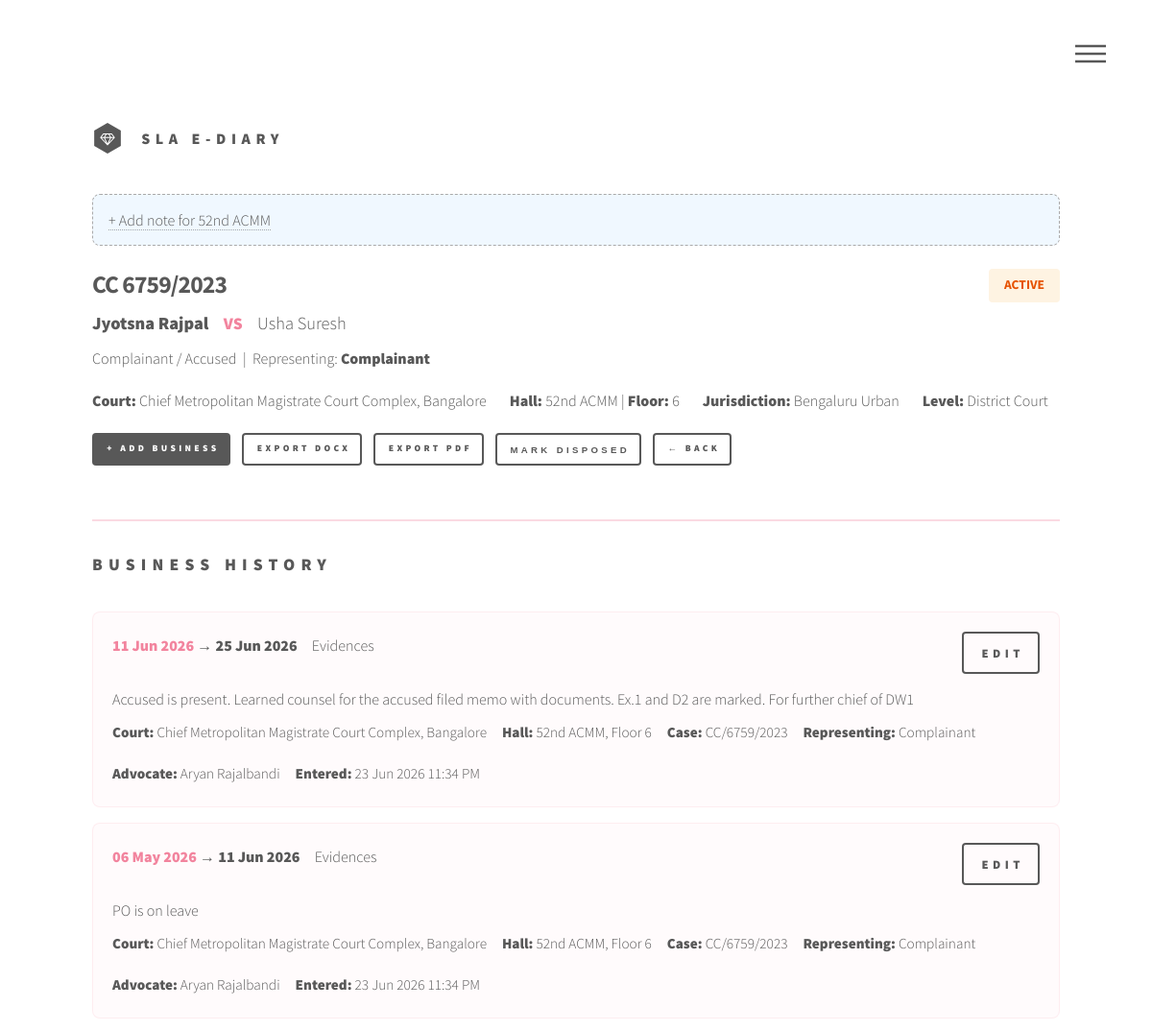
Before: /diary_entry_case/1/ (signed in, upper part) with the older database file.
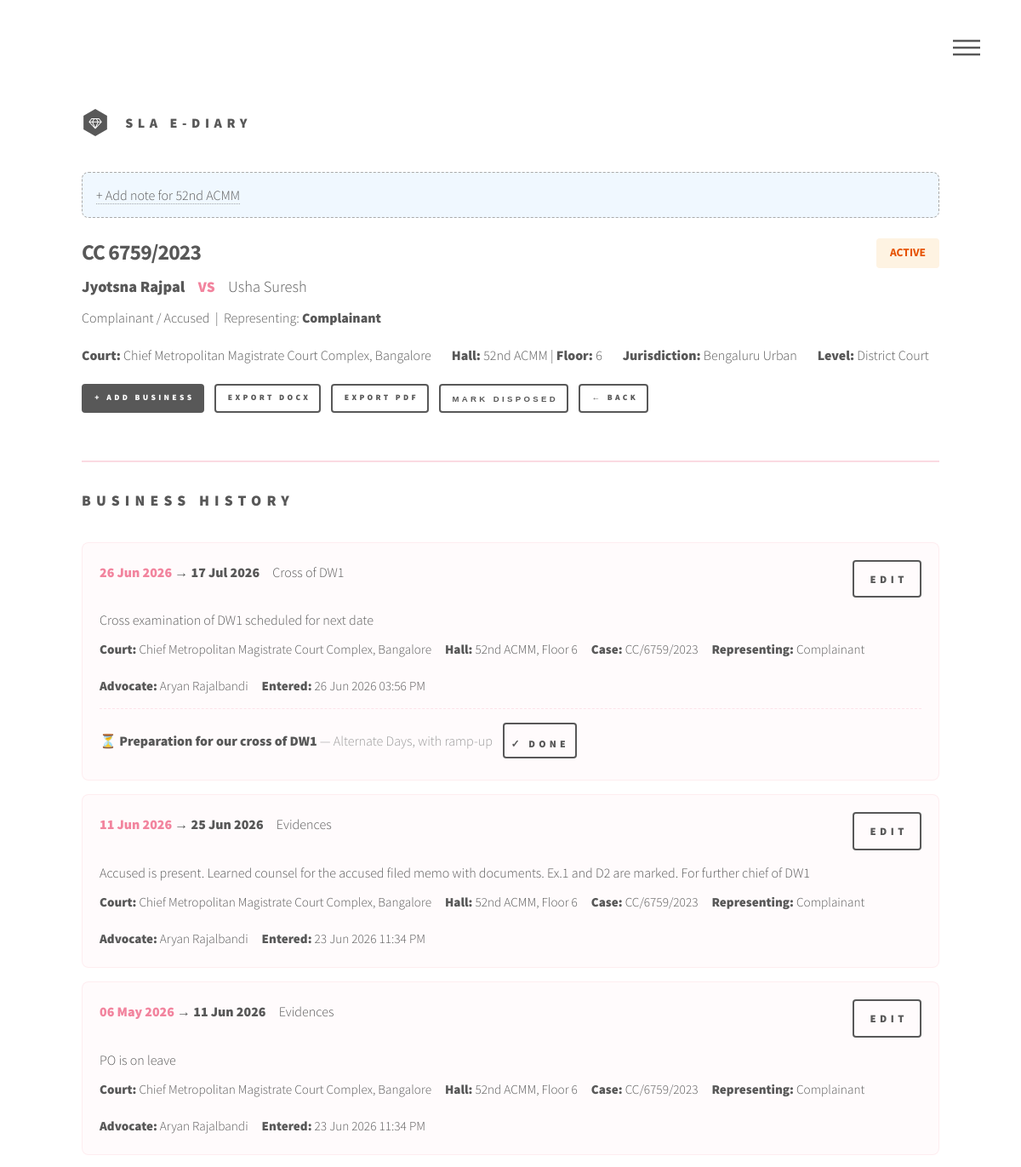
After: the same page with the newer database file.
### main/models.py (models this page shows, shortened)
class DiaryEntry(models.Model):
    case = models.ForeignKey(Case, on_delete=models.CASCADE, related_name='diary_entries')
    previous_date = models.DateField()
    court = models.CharField(max_length=100)
    court_hall = models.CharField(max_length=100)
    floor = models.IntegerField()
    case_number_display = models.CharField(max_length=200)
    representing = models.CharField(max_length=100)
    representing_parties = models.CharField(max_length=100, default='1')
    party_1_total = models.IntegerField(default=1)
    party_2_total = models.IntegerField(default=1)
    stage = models.CharField(max_length=100)
    business = models.TextField()
    next_date = models.DateField()
    advocate = models.ForeignKey(User, on_delete=models.SET_NULL, null=True, blank=True)
    created_at = models.DateTimeField(auto_now_add=True)
    updated_at = models.DateTimeField(auto_now=True)
    class Meta:
        ordering = ['-previous_date']

class Reminder(models.Model):
    diary_entry = models.ForeignKey(DiaryEntry, on_delete=models.CASCADE, related_name='reminders')
    task = models.CharField(max_length=300)
    start_on = models.DateField()
    frequency = models.CharField(max_length=20, choices=ReminderFrequency.choices, default=ReminderFrequency.DAILY)
    ramp_up = models.BooleanField(default=False,
                                   help_text='Increase frequency as next hearing date approaches')
    completed = models.BooleanField(default=False)
    last_sent_at = models.DateTimeField(null=True, blank=True)
    created_at = models.DateTimeField(auto_now_add=True)
    updated_at = models.DateTimeField(auto_now=True)
    class Meta:
        ordering = ['-created_at']

### main/views.py (the view, shortened to what this page needs)
# urls.py: path('diary_entry_case/<int:case_id>/', diary_entry_case, name='diary_entry_case'),
@login_required
def diary_entry_case(request, case_id):
    case = get_object_or_404(Case, id=case_id)
    entries = case.diary_entries.all()
    latest_data = get_latest_entry_data(case)
    court_hall_notes = CourtHallNote.objects.filter(
        court=case.court, court_hall=case.court_hall
    )
    return render(request, 'main/diary_entry_case.html', {
        'case': case, 'entries': entries, 'court_labels': COURT_LABELS,
        'latest_data': latest_data, 'court_display': COURT_LABELS.get(case.court, case.court),
        'court_hall_notes': court_hall_notes,
    })

### main/models.py (called while the page is built)
    @property
    def represents_party_1(self):
        return self.representing == self.party_1_type

    @property
    def represents_party_2(self):
        return self.representing == self.party_2_type

    @property
    def representing_display(self):
        if self.representing_parties != '1':
            return f"{self.representing} {self.representing_parties}"
        return self.representing

### main/services.py (called while the page is built, shortened)
def get_latest_entry_data(case: Case) -> dict:
    latest = case.diary_entries.order_by('-previous_date').first()
    if latest:
        return {
            'previous_date': latest.next_date,
            'court': latest.court,
            'court_hall': latest.court_hall,
            'floor': latest.floor,
            'case_number_display': latest.case_number_display,
            'representing': latest.representing,
            'representing_parties': latest.representing_parties,
            'party_1_total': latest.party_1_total,
            'party_2_total': latest.party_2_total,
            'stage': latest.stage,
        }

### templates/main/diary_entry_case.html (shortened to what the changed rows need)
{% extends 'base.html' %}
{% load static %}
{% block content %}
<div id="main">
    <div class="inner">
        <section style="margin-bottom: 2rem; padding-bottom: 1.5rem; border-bottom: 2px solid rgba(242,132,158,0.3);">
            <div style="display: flex; justify-content: space-between; align-items: flex-start; flex-wrap: wrap; gap: 1rem;">
                <div>
                    <h1 style="margin: 0 0 0.5rem 0; font-size: 1.6rem;">{{ case.case_type }} {{ case.case_number }}/{{ case.case_year }}</h1>
                </div>
            </div>
        </section>
        <section>
            <h2>Business History</h2>
            {% if entries %}
            {% for entry in entries %}
            <div style="background: rgba(242,132,158,0.03); border: 1px solid rgba(242,132,158,0.12); border-radius: 8px; padding: 1.25rem; margin-bottom: 1rem;">
                <div style="display: flex; justify-content: space-between; align-items: flex-start; flex-wrap: wrap; gap: 0.5rem;">
                    <div>
                        <strong style="color: #f2849e;">{{ entry.previous_date|date:"d M Y" }}</strong>
                        &rarr;
                        <strong>{{ entry.next_date|date:"d M Y" }}</strong>
                        <span style="color: #585858; margin-left: 0.75rem;">{{ entry.stage }}</span>
                    </div>
                    <div style="display: flex; gap: 0.5rem; align-items: center;">
                        <a href="{% url 'edit_business' entry.id %}" class="button small" style="font-size: 0.8rem;">Edit</a>
                    </div>
                </div>
                <p style="margin: 0.75rem 0 0.5rem 0; white-space: pre-wrap;">{{ entry.business }}</p>
                <div style="font-size: 0.95em; color: #585858; display: flex; gap: 1rem; flex-wrap: wrap; margin-top: 0.5rem;">
                    <span><strong>Court:</strong> {{ entry.court }}</span>
                    <span><strong>Hall:</strong> {{ entry.court_hall }}, Floor {{ entry.floor }}</span>
                    <span><strong>Case:</strong> {{ entry.case_number_display }}</span>
                    <span><strong>Representing:</strong> {{ entry.representing }}{% if entry.representing_parties != '1' %} ({{ entry.representing_parties }}){% endif %}</span>
                    <span><strong>Advocate:</strong> {{ entry.advocate.get_full_name|default:entry.advocate.username|default:"—" }}</span>
                    <span><strong>Entered:</strong> {{ entry.created_at|date:"d M Y h:i A" }}</span>
                </div>
                {% if entry.reminders.all %}
                <div style="margin-top: 0.75rem; padding-top: 0.75rem; border-top: 1px dashed rgba(242,132,158,0.2);">
                    {% for reminder in entry.reminders.all %}
                    <div style="display: flex; align-items: center; gap: 0.75rem; padding: 0.3rem 0;">
                        <span style="{% if reminder.completed %}text-decoration: line-through; color: #999;{% endif %}">
                            {% if reminder.completed %}✅{% else %}⏳{% endif %}
                            <strong>{{ reminder.task }}</strong>
                            <small style="color: #999;">— {{ reminder.get_frequency_display }}{% if reminder.ramp_up %}, with ramp-up{% endif %}</small>
                        </span>
                        <a href="{% url 'mark_reminder_done' reminder.id %}" class="button small" style="font-size: 0.75rem; padding: 0.2rem 0.6rem;">
                            {% if reminder.completed %}Undo{% else %}✓ Done{% endif %}
                        </a>
                    </div>
                    {% endfor %}
                </div>
                {% endif %}
            </div>
            {% endfor %}
            {% else %}
            <div style="text-align: center; padding: 3rem; color: #585858;">
                <h4>No diary entries yet.</h4>
                <p><a href="{% url 'add_business' case.id %}" class="button primary">Add First Business Entry</a></p>
            </div>
            {% endif %}
        </section>
    </div>
</div>
{% endblock %}

Changed rows visible on the page:
added DiaryEntry: previous_date "26 Jun 2026", next_date "17 Jul 2026", stage "Cross of DW1", business "Cross examination of DW1 scheduled for next date", court "Chief Metropolitan Magistrate Court Complex, Bangalore", court_hall "52nd ACMM", floor "6", case_number_display "CC/6759/2023", representing "Complainant", advocate.get_full_name "Aryan Rajalbandi", created_at "26 Jun 2026 03:56 PM"
added Reminder: task "Preparation for our cross of DW1", frequency "Alternate Days", ramp_up ", with ramp-up", completed "✓ DONE"
